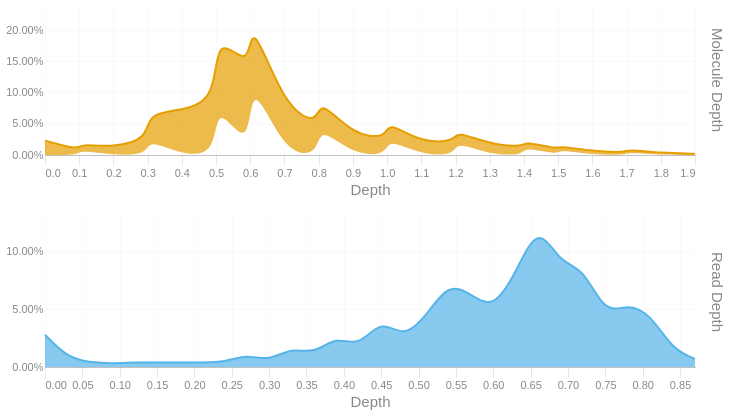

The cell this chart's notebook holds for it:
### Code cell
readdep = depth_hist(tb['Read Depth'], q99, 3)
readdep = readdep.with_columns(pl.lit('Read Depth').alias('Metric'))
if not SKIPLR:
    moldep = depth_hist(tb['Molecule Depth'], mol_q99, 1)
    moldep = moldep.with_columns(pl.lit('Molecule Depth').alias('Metric'))
    _hist = pl.concat([readdep, moldep])
    _hist = _hist.filter(pl.col('Proportion') != 0)
    with SafeRender(_hist):
        (
            alt.Chart(_hist)        
            .mark_area(interpolate = "basis")
            .encode(
                x=alt.X('Bin:Q').scale(domainMin=0).axis(alt.Axis(title='Depth')),
                y = alt.Y('Proportion:Q', title = None).axis(format = '.2%'),
                color = alt.Color('Metric:N').legend(None),
                row = alt.Row("Metric:N").header(title = None, labelOrient = 'right'),
                tooltip = [
                    alt.Tooltip("Metric:N", title = "Metric"),
                    alt.Tooltip('Interval:N', title = "Depth Interval"),
                    alt.Tooltip('Proportion:Q', title = "% Alignments").format('.2%')
                ]
            )
            .resolve_scale(x='independent', y='independent')
            .properties(
                height = 150, width = 650,
                usermeta={'embedOptions': {'downloadFileName': f'{samplename}.depth.hist'}}
            )
        ).display()
else:
    readdep = readdep.filter(pl.col('Proportion') != 0)
    with SafeRender(readdep):
        (
            alt.Chart(readdep)        
            .mark_area(interpolate = "basis")
            .encode(
                x=alt.X('Bin:Q').scale(domainMin=0).axis(alt.Axis(title='Depth')),
                y = alt.Y('Proportion:Q', title = None).axis(format = '.2%'),
                tooltip = [
                    alt.Tooltip('Interval:N', title = "Depth Interval"),
                    alt.Tooltip('Proportion:Q', title = "% Alignments").format('.2%')
                ]
            )
            .properties(
                usermeta={'embedOptions': {'downloadFileName': f'{samplename}.depth.hist'}}
            )
        ).display()

### Figure 1 — Vega-Lite specification as saved in the notebook (floating-point values rounded to 4 significant figures)
{"width": 650, "height": 150, "config": {"title": {"anchor": "start", "dy": -15, "fontSize": 18, "color": "#888888", "subtitleColor": "#888888", "subtitleFontSize": 14}, "arc": {"fill": "#0072B2"}, "axis": {"domainColor": "#888888", "domainWidth": 0.5, "gridWidth": 0.2, "grid": false, "titleFontWeight": 400, "titleFontSize": 15, "labelFontSize": 11, "labelColor": "#888888", "tickColor": "#888888", "tickWidth": 0.2, "titleColor": "#888888"}, "axisBand": {"grid": false}, "axisX": {"grid": true, "tickSize": 10, "domainCap": "round"}, "axisY": {"domain": false, "grid": true, "tickSize": 0, "domainCap": "round"}, "background": "transparent", "header": {"labelFontSize": 15, "labelColor": "#888888", "titleFontSize": 15, "titleFontWeight": 600, "titleColor": "#888888"}, "legend": {"labelFont": "sans-serif", "labelFontSize": 12, "labelColor": "#888888", "symbolSize": 100, "symbolType": "circle", "titleFontSize": 12, "titlePadding": 10, "titleColor": "#888888", "title": null}, "range": {"category": ["#E69F00", "#56B4E9", "#009E73", "#F0E442", "#0072B2", "#D55E00", "#CC79A7", "#000000"], "diverging": ["#cfe8f3", "#a2d4ec", "#73bfe2", "#46abdb", "#1696d2", "#12719e"]}, "area": {"fill": "#0072B2", "fillOpacity": 0.7, "line": true, "strokeOpacity": 0.7}, "line": {"color": "#0072B2", "stroke": "#0072B2", "strokeWidth": 2}, "trail": {"color": "#0072B2", "stroke": "#0072B2", "strokeWidth": 0, "size": 1}, "point": {"filled": true, "fillOpacity": 1.0, "size": 95}, "text": {"color": "#888888", "fontSize": 11, "align": "right", "fontWeight": 400, "size": 11}, "bar": {"fill": "#0072B2", "stroke": null}, "view": {"stroke": null, "continuousWidth": 660, "continuousHeight": 400}}, "data": {"name": "data-2f90a61d843fbede677e2ffd4d3de116"}, "mark": {"type": "area", "interpolate": "basis"}, "encoding": {"color": {"field": "Metric", "legend": null, "type": "nominal"}, "row": {"field": "Metric", "header": {"title": null, "labelOrient": "right"}, "type": "nominal"}, "tooltip": [{"field": "Metric", "title": "Metric", "type": "nominal"}, {"field": "Interval", "title": "Depth Interval", "type": "nominal"}, {"field": "Proportion", "format": ".2%", "title": "% Alignments", "type": "quantitative"}], "x": {"axis": {"title": "Depth"}, "field": "Bin", "scale": {"domainMin": 0}, "type": "quantitative"}, "y": {"axis": {"format": ".2%"}, "field": "Proportion", "title": null, "type": "quantitative"}}, "resolve": {"scale": {"x": "independent", "y": "independent"}}, "usermeta": {"embedOptions": {"downloadFileName": "S6_Altamaha_3970.depth.hist"}}, "$schema": "https://vega.github.io/schema/vega-lite/v6.1.0.json", "datasets": {"data-2f90a61d843fbede677e2ffd4d3de116": [{"Bin": 0.0, "Interval": "0.0-0.03", "Proportion": 0.028, "Metric": "Read Depth"}, {"Bin": 0.03, "Interval": "0.03-0.06", "Proportion": 0.008, "Metric": "Read Depth"}, {"Bin": 0.06, "Interval": "0.06-0.09", "Proportion": 0.004, "Metric": "Read Depth"}, {"Bin": 0.09, "Interval": "0.09-0.12", "Proportion": 0.003, "Metric": "Read Depth"}, {"Bin": 0.12, "Interval": "0.12-0.15", "Proportion": 0.004, "Metric": "Read Depth"}, {"Bin": 0.15, "Interval": "0.15-0.18", "Proportion": 0.004, "Metric": "Read Depth"}, {"Bin": 0.18, "Interval": "0.18-0.21", "Proportion": 0.004, "Metric": "Read Depth"}, {"Bin": 0.21, "Interval": "0.21-0.24", "Proportion": 0.004, "Metric": "Read Depth"}, {"Bin": 0.24, "Interval": "0.24-0.27", "Proportion": 0.004, "Metric": "Read Depth"}, {"Bin": 0.27, "Interval": "0.27-0.3", "Proportion": 0.011, "Metric": "Read Depth"}, {"Bin": 0.3, "Interval": "0.3-0.33", "Proportion": 0.005, "Metric": "Read Depth"}, {"Bin": 0.33, "Interval": "0.33-0.36", "Proportion": 0.017, "Metric": "Read Depth"}, {"Bin": 0.36, "Interval": "0.36-0.39", "Proportion": 0.011, "Metric": "Read Depth"}, {"Bin": 0.39, "Interval": "0.39-0.42", "Proportion": 0.027, "Metric": "Read Depth"}, {"Bin": 0.42, "Interval": "0.42-0.45", "Proportion": 0.017, "Metric": "Read Depth"}, {"Bin": 0.45, "Interval": "0.45-0.48", "Proportion": 0.042, "Metric": "Read Depth"}, {"Bin": 0.48, "Interval": "0.48-0.51", "Proportion": 0.025, "Metric": "Read Depth"}, {"Bin": 0.51, "Interval": "0.51-0.54", "Proportion": 0.044, "Metric": "Read Depth"}, {"Bin": 0.54, "Interval": "0.54-0.57", "Proportion": 0.073, "Metric": "Read Depth"}, {"Bin": 0.57, "Interval": "0.57-0.6", "Proportion": 0.063, "Metric": "Read Depth"}, {"Bin": 0.6, "Interval": "0.6-0.63", "Proportion": 0.05, "Metric": "Read Depth"}, {"Bin": 0.63, "Interval": "0.63-0.66", "Proportion": 0.081, "Metric": "Read Depth"}, {"Bin": 0.66, "Interval": "0.66-0.69", "Proportion": 0.125, "Metric": "Read Depth"}, {"Bin": 0.69, "Interval": "0.69-0.72", "Proportion": 0.089, "Metric": "Read Depth"}, {"Bin": 0.72, "Interval": "0.72-0.75", "Proportion": 0.087, "Metric": "Read Depth"}, {"Bin": 0.75, "Interval": "0.75-0.78", "Proportion": 0.045, "Metric": "Read Depth"}, {"Bin": 0.78, "Interval": "0.78-0.81", "Proportion": 0.055, "Metric": "Read Depth"}, {"Bin": 0.81, "Interval": "0.81-0.84", "Proportion": 0.046, "Metric": "Read Depth"}, {"Bin": 0.84, "Interval": "0.84-0.87", "Proportion": 0.015, "Metric": "Read Depth"}, {"Bin": 0.87, "Interval": "0.87-0.9", "Proportion": 0.007, "Metric": "Read Depth"}, {"Bin": 0.0, "Interval": "0.0-0.1", "Proportion": 0.023, "Metric": "Molecule Depth"}, {"Bin": 0.1, "Interval": "0.1-0.1", "Proportion": 0.008, "Metric": "Molecule Depth"}, {"Bin": 0.1, "Interval": "0.1-0.2", "Proportion": 0.01, "Metric": "Molecule Depth"}, {"Bin": 0.2, "Interval": "0.2-0.3", "Proportion": 0.012, "Metric": "Molecule Depth"}, {"Bin": 0.3, "Interval": "0.3-0.3", "Proportion": 0.026, "Metric": "Molecule Depth"}, {"Bin": 0.3, "Interval": "0.3-0.4", "Proportion": 0.041, "Metric": "Molecule Depth"}, {"Bin": 0.4, "Interval": "0.4-0.5", "Proportion": 0.071, "Metric": "Molecule Depth"}, {"Bin": 0.5, "Interval": "0.5-0.5", "Proportion": 0.089, "Metric": "Molecule Depth"}, {"Bin": 0.5, "Interval": "0.5-0.6", "Proportion": 0.11, "Metric": "Molecule Depth"}, {"Bin": 0.6, "Interval": "0.6-0.6", "Proportion": 0.132, "Metric": "Molecule Depth"}, {"Bin": 0.6, "Interval": "0.6-0.7", "Proportion": 0.094, "Metric": "Molecule Depth"}, {"Bin": 0.7, "Interval": "0.7-0.8", "Proportion": 0.075, "Metric": "Molecule Depth"}, {"Bin": 0.8, "Interval": "0.8-0.8", "Proportion": 0.048, "Metric": "Molecule Depth"}, {"Bin": 0.8, "Interval": "0.8-0.9", "Proportion": 0.044, "Metric": "Molecule Depth"}, {"Bin": 0.9, "Interval": "0.9-1.0", "Proportion": 0.031, "Metric": "Molecule Depth"}, {"Bin": 1.0, "Interval": "1.0-1.0", "Proportion": 0.027, "Metric": "Molecule Depth"}, {"Bin": 1.0, "Interval": "1.0-1.1", "Proportion": 0.028, "Metric": "Molecule Depth"}, {"Bin": 1.1, "Interval": "1.1-1.2", "Proportion": 0.019, "Metric": "Molecule Depth"}, {"Bin": 1.2, "Interval": "1.2-1.2", "Proportion": 0.022, "Metric": "Molecule Depth"}, {"Bin": 1.2, "Interval": "1.2-1.3", "Proportion": 0.017, "Metric": "Molecule Depth"}, {"Bin": 1.3, "Interval": "1.3-1.4", "Proportion": 0.017, "Metric": "Molecule Depth"}, {"Bin": 1.4, "Interval": "1.4-1.4", "Proportion": 0.013, "Metric": "Molecule Depth"}, {"Bin": 1.4, "Interval": "1.4-1.5", "Proportion": 0.009, "Metric": "Molecule Depth"}, {"Bin": 1.5, "Interval": "1.5-1.5", "Proportion": 0.009, "Metric": "Molecule Depth"}, {"Bin": 1.5, "Interval": "1.5-1.6", "Proportion": 0.006, "Metric": "Molecule Depth"}, {"Bin": 1.6, "Interval": "1.6-1.7", "Proportion": 0.006, "Metric": "Molecule Depth"}, {"Bin": 1.7, "Interval": "1.7-1.7", "Proportion": 0.004, "Metric": "Molecule Depth"}, {"Bin": 1.7, "Interval": "1.7-1.8", "Proportion": 0.005, "Metric": "Molecule Depth"}, {"Bin": 1.8, "Interval": "1.8-1.9", "Proportion": 0.003, "Metric": "Molecule Depth"}, {"Bin": 1.9, "Interval": "1.9-1.93", "Proportion": 0.002, "Metric": "Molecule Depth"}]}}
